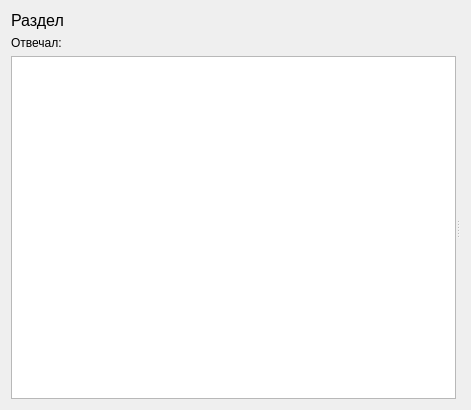
<?xml version="1.0" encoding="UTF-8"?>
<ui version="4.0">
 <class>SolutionExplorer</class>
 <widget class="QWidget" name="SolutionExplorer">
  <property name="geometry">
   <rect>
    <x>0</x>
    <y>0</y>
    <width>471</width>
    <height>410</height>
   </rect>
  </property>
  <property name="windowTitle">
   <string>Form</string>
  </property>
  <layout class="QVBoxLayout" name="verticalLayout">
   <item>
    <widget class="QLabel" name="titleLabel">
     <property name="sizePolicy">
      <sizepolicy hsizetype="Preferred" vsizetype="Fixed">
       <horstretch>0</horstretch>
       <verstretch>0</verstretch>
      </sizepolicy>
     </property>
     <property name="font">
      <font>
       <pointsize>12</pointsize>
      </font>
     </property>
     <property name="text">
      <string>Раздел</string>
     </property>
    </widget>
   </item>
   <item>
    <widget class="QLabel" name="userNameLabel">
     <property name="sizePolicy">
      <sizepolicy hsizetype="Preferred" vsizetype="Fixed">
       <horstretch>0</horstretch>
       <verstretch>0</verstretch>
      </sizepolicy>
     </property>
     <property name="text">
      <string>Отвечал:</string>
     </property>
    </widget>
   </item>
   <item>
    <widget class="QSplitter" name="splitter">
     <property name="orientation">
      <enum>Qt::Horizontal</enum>
     </property>
     <widget class="QListWidget" name="listWidget"/>
     <widget class="QStackedWidget" name="stackedWidget"/>
    </widget>
   </item>
  </layout>
 </widget>
 <resources/>
 <connections/>
</ui>
